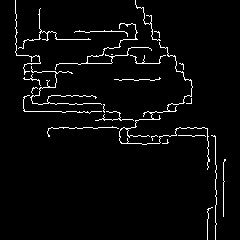
#> input picture image/get_canny_edge_output.png, 240 x 240 px, given in place of 1.png-roi-0.png, which was not available
$ python preprocessing.py
#> lines starting #> are read from the running program, lines starting #| are printed output that depends on the picture; after the words box and inside, x2 and y2 are one past the last pixel; in counts of white or black regions, pixels touching at a corner belong together; pictures that were not available may be replaced by others from this repository, and a replacement may not be noted
### lib/imagepreprocessing/tools.py
import cv2
import numpy as np
from pykuwahara import kuwahara


def get_canny_edge(image):
    return cv2.Canny(image, 50, 150)


def get_gaussian_blur(image):
    return cv2.GaussianBlur(image, (5, 5), 1.4)


def histogram_equalization(img):
    """
        result => equalization Image
    """
    # 1
    (N, M) = img.shape

    G = 256  # gray levels
    H = np.zeros(G)  # initialize an array Histogram

    # 2
    for g in img.ravel():
        H[g] += 1

    g_min = np.min(np.nonzero(H))

    # 3
    H_c = np.zeros_like(H)  # cumulative image histogram
    H_c[0] = H[0]
    for g in range(1, G):
        H_c[g] = H_c[g - 1] + H[g]

    H_min = H_c[g_min]

    # 4
    T = np.round((H_c - H_min) / (M * N - H_min) * (G - 1))

    # 5
    result = np.zeros_like(img)
    for n in range(N):
        for m in range(M):
            result[n, m] = T[img[n, m]]

    return result


def get_kuwahara(img):
    return kuwahara(img, method='gaussian', radius=3)


def get_mean_filter(img):
    return cv2.blur(img, (5, 5))


def get_median_blur(img):
    return cv2.medianBlur(img, 5)

### lib/imagepreprocessing/preprocessing.py
from PIL import Image
import os
import cv2
import copy
import numpy as np
import matplotlib.pyplot as plt
import tools


class Palette:
    def __init__(self, image_path, methods: list):
        # root = "./"
#> called with image_path = 'test/1.png-roi-0.png'
        self.image = cv2.imread(image_path, cv2.IMREAD_GRAYSCALE)
#> self.image: shape (240, 240); 3.5% white in thin lines or dots, all inside (x1, y1, x2, y2) = (15, 0, 226, 240)
        self.image = cv2.resize(self.image, dsize=(480, 480), interpolation=cv2.INTER_AREA)
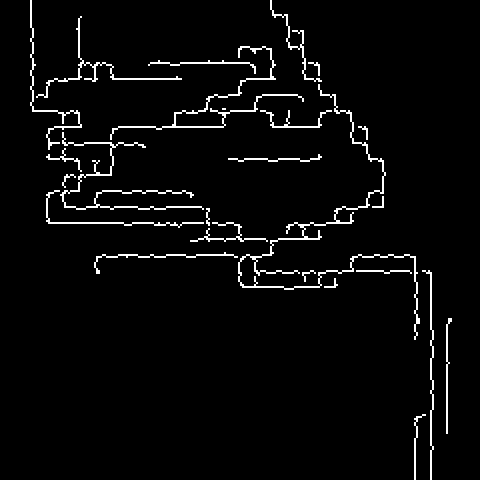
#> self.image: shape (480, 480); 3.5% white in thin lines or dots, all inside (x1, y1, x2, y2) = (30, 0, 452, 480)
        self.methods = methods
        self.low_pass_filter_type = methods[1]
        self.after_image = []
        self.last_apply_method = []

    def apply_method(self):

        temp = copy.deepcopy(self.image)
        for m in self.methods:
            temp = eval('tools.' + m)(temp)
            self.after_image.append(temp)
            self.last_apply_method.append(m)
#> this loop made 3 passes
#> pass 2, in apply_method, `temp = eval('tools.' + m)(temp)`:
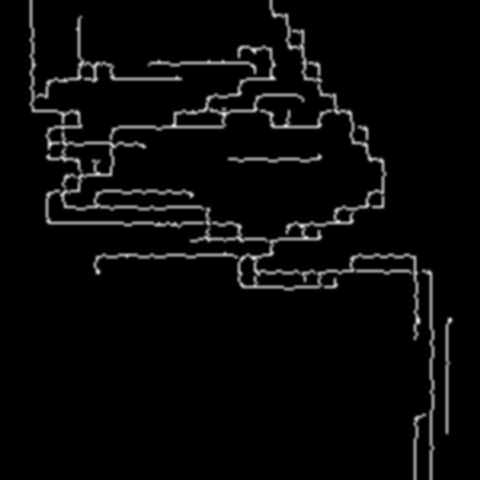
#> temp: shape (480, 480); min 0, max 227, mean 8.9
#> pass 3, in apply_method, `temp = eval('tools.' + m)(temp)`:
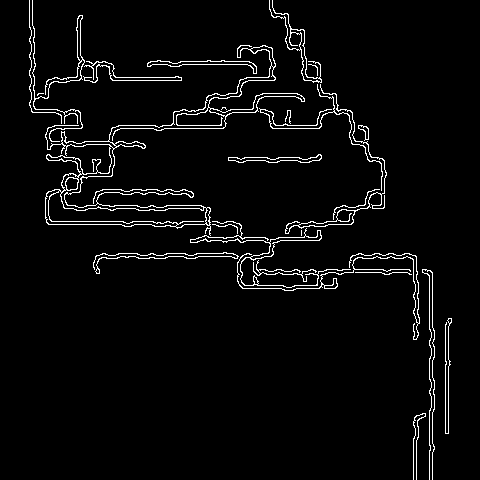
#> temp: shape (480, 480); 3.7% white in thin lines or dots, all inside (x1, y1, x2, y2) = (29, 0, 452, 480)
#> after the loop, self.after_image = 3 items; self.last_apply_method = ['histogram_equalization', 'get_gaussian_blur', 'get_canny_edge']
        return

    def plot_image(self):
        h = 1
        w = (len(self.methods) + 1) // h
        plt.figure(figsize=(10, 6))
        plt.subplot(h, w, 1)
        plt.title("original image")
        plt.imshow(self.image, cmap='gray')
        for i in range(1, len(self.methods) + 1):
            plt.subplot(h, w, i + 1)
            plt.title(f"{self.last_apply_method[i - 1]}")
            plt.imshow(self.after_image[i - 1], cmap='gray')

        plt.show()
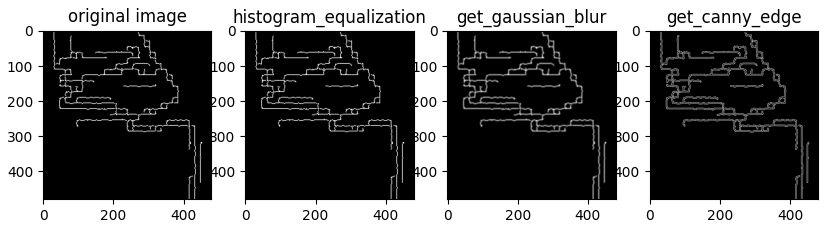
#> figure drawn by matplotlib, 4 panels

    def save_image(self):
        cv2.imwrite(filename=f'./image/{self.low_pass_filter_type}_output.png', img=self.after_image[-1])


if __name__ == '__main__':
    image_path = 'test/1.png-roi-0.png'
    p = Palette(image_path=image_path,
                methods=['histogram_equalization', 'get_gaussian_blur', 'get_canny_edge'])
    p.apply_method()
    p.plot_image()
    p.save_image()

$ run again, on assets/code_structure.png
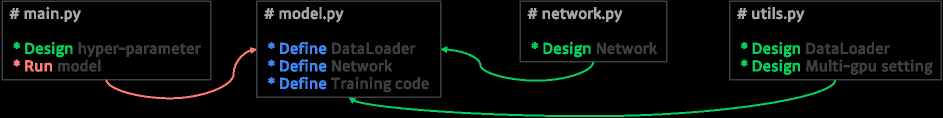
#> input picture assets/code_structure.png, 1885 x 235 px, given in place of 1.png-roi-0.png, which was not available (shown at 1/2 size)
#> in __init__, `self.image = cv2.resize(self.image, dsize=(480, 480), interpolation=cv..`:
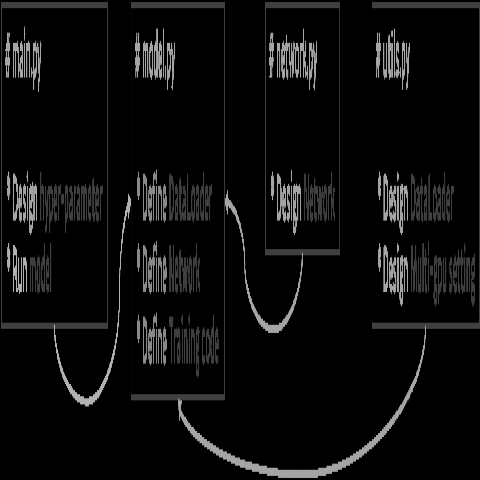
#> self.image: shape (480, 480); min 0, max 177, mean 12.4
#> the loop in apply_method, `for m in self.methods:` made 3 passes
#> pass 3, in apply_method, `temp = eval('tools.' + m)(temp)`:
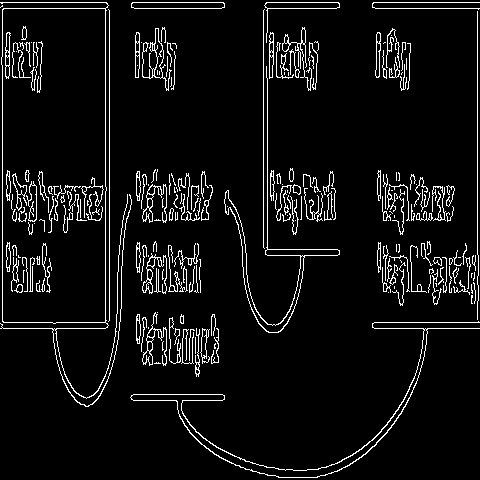
#> temp: shape (480, 480); 6.5% white in thin lines or dots
#> after the loop in apply_method, `for m in self.methods:`: self.after_image = 3 items; self.last_apply_method = ['histogram_equalization', 'get_gaussian_blur', 'get_canny_edge']
